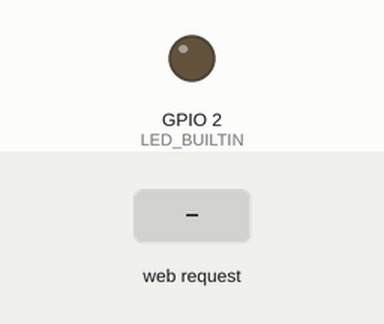
Recording of a sketch running on a simulated ESP32. On the bench: output pins drawn as LEDs (lit = HIGH). Inputs (shaded band) come from the test bench. WiFi joins after 1.5 s; servers stay silent unless stated; what the sketch prints to the serial monitor is not drawn.

Above: at 2.7 s.
2.8 s: HTTP request GET /H received
At 4.0 s:
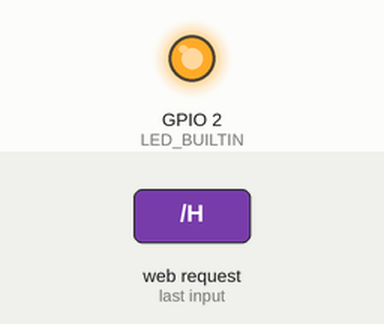
4.3 s: HTTP request GET /L received
At 5.4 s:
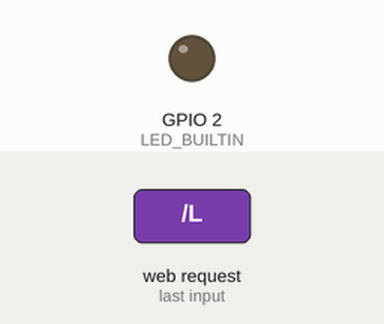
Timing chart, 0 to 7.3 s (numbered marks = the images above; inputs shaded):
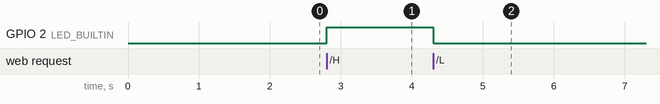

The sketch:

LED_WIFI.ino
```cpp
#include <WiFi.h>
const char* ssid     = "Malu_2.4G";
const char* password = "bionica10";

WiFiServer server(80);

void setup()
{
    Serial.begin(115200);
    pinMode(LED_BUILTIN, OUTPUT);
    delay(10);


    Serial.println();
    Serial.println();
    Serial.print("Connecting to ");
    Serial.println(ssid);

    WiFi.begin(ssid, password);

    while (WiFi.status() != WL_CONNECTED) {
        delay(500);
        Serial.print(".");
    }

    Serial.println("");
    Serial.println("WiFi connected.");
    Serial.println("IP address: ");
    Serial.println(WiFi.localIP());

    server.begin();

}

void loop(){
 WiFiClient client = server.available();

  if (client) {
    Serial.println("New Client.");
    String currentLine = "";
    while (client.connected()) {
      if (client.available()) {
        char c = client.read();
        Serial.write(c);
        if (c == '\n') {
          if (currentLine.length() == 0) {
            client.println("HTTP/1.1 200 OK");
            client.println("Content-type:text/html");
            client.println();

            client.print("Click <a href=\"/H\">here</a> to turn the LED on pin 5 on.<br>");
            client.print("Click <a href=\"/L\">here</a> to turn the LED on pin 5 off.<br>");

            client.println();
            break;
          } else {
            currentLine = "";
          }
        } else if (c != '\r') {
          currentLine += c;
        }
        if (currentLine.endsWith("GET /H")) {
          digitalWrite(LED_BUILTIN, HIGH);
        }
        if (currentLine.endsWith("GET /L")) {
          digitalWrite(LED_BUILTIN, LOW);
        }
      }
    }
    // close the connection:
    client.stop();
    Serial.println("Client Disconnected.");
  }
}
```

Measured:
- after the input at 2.8 s, GPIO 2 (LED_BUILTIN): LOW → HIGH at once
- after the input at 4.3 s, GPIO 2 (LED_BUILTIN): HIGH → LOW at once
